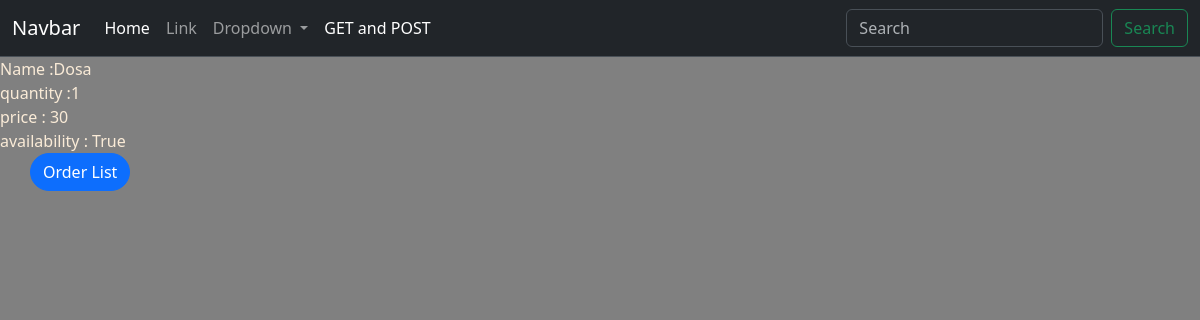
Page /1/Orderdetail on the committed database.
### bro_app/models.py (models this page shows)
class Order(models.Model):
    name = models.CharField(max_length=100)
    quantity = models.IntegerField()
    price = models.IntegerField()
    availability=models.BooleanField()

### bro_app/views.py (the view)
# urls.py: path('<pk>/Orderdetail', Orderdetail.as_view(), name = 'Orderdetail'),
class Orderdetail(DetailView):
	model =Order
	template_name = 'CBV/Orderdetail.html'

### templates/CBV/Orderdetail.html
{% include 'base.html' %}
{% block content %}
Name         :{{ object.name}}<br>
quantity     :{{ object.quantity}} <br>
price        : {{object.price}}<br>
availability : {{object.availability}}<br>
<a href="{% url 'bro_app:Orderlist'%}" class="btn btn-primary" style="border-radius: 20px; margin-left: 30px;">
    Order List
</a>
{% endblock %}

### templates/base.html (style rules this page uses)
body { background-color: grey; color: antiquewhite; }

### rows in the picture
Order: name "Dosa", quantity "1", price "30", availability "True"
